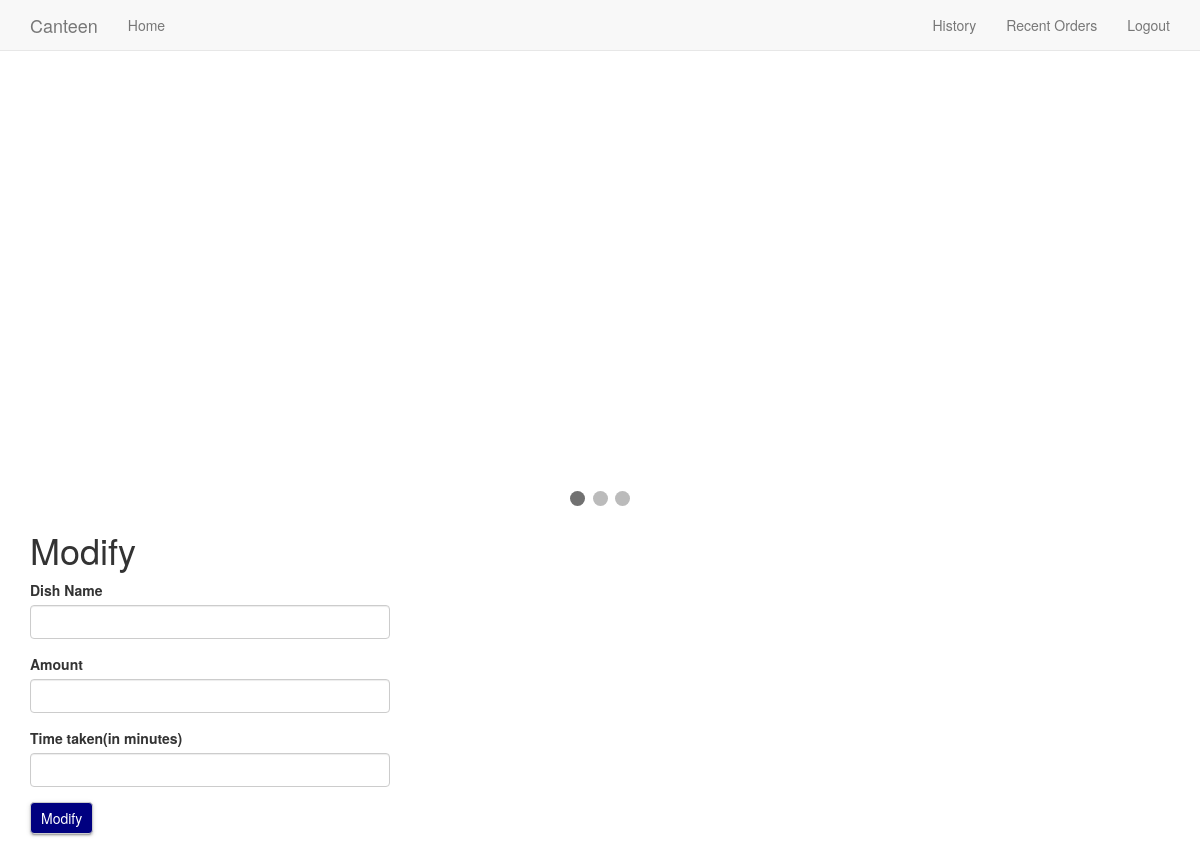
The page /modify/ALOO PARATHA (signed in) on the database as committed earlier.
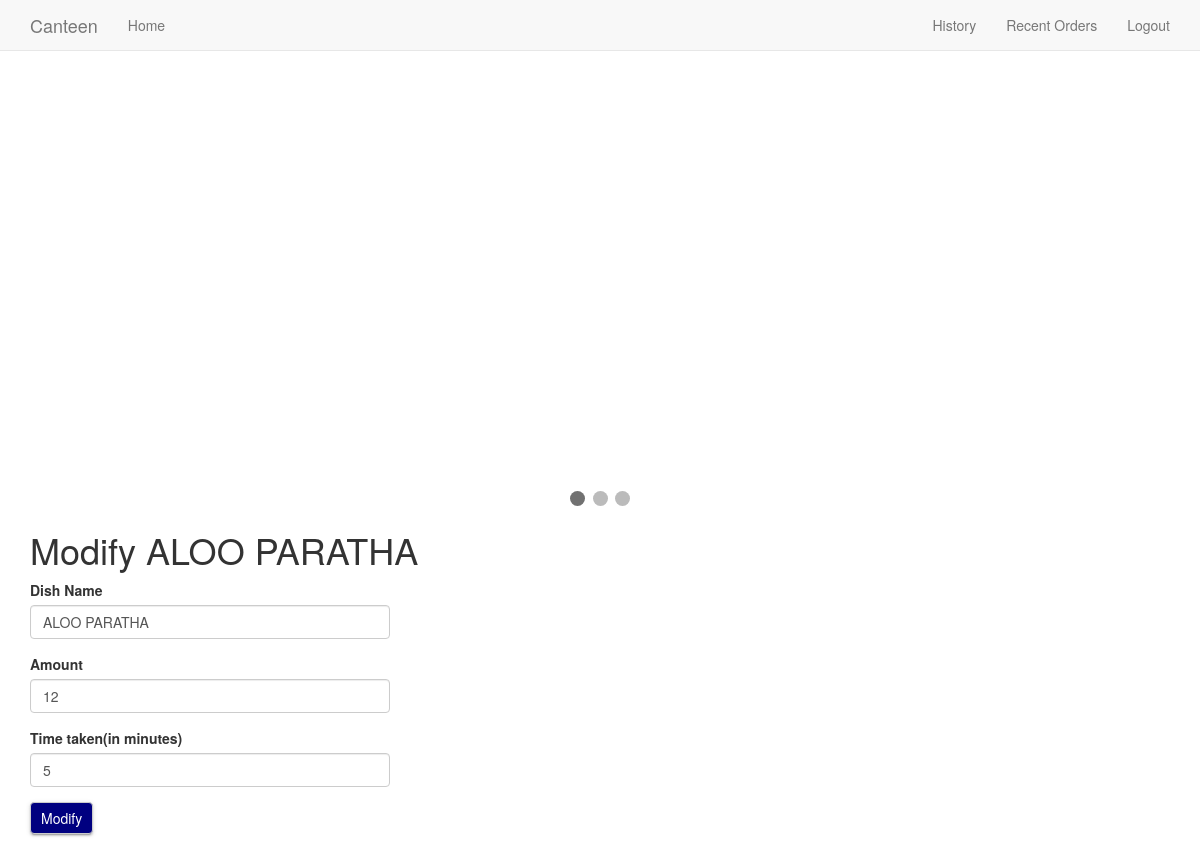
The same page on the database as committed later.
### app/models.py (models this page shows, shortened)
class Dishes(db.Model):
    id = db.Column(db.Integer, primary_key=True)
    dishname = db.Column(db.String(50), index=True, unique=True)
    amount = db.Column(db.Integer)
    timetaken = db.Column(db.Integer)
    quantity = db.Column(db.Integer)
    quantities = db.relationship('Quantity', backref='dish', lazy='dynamic')
    order = db.relationship('Orders', backref='dish', lazy='dynamic')

### app/routes.py (the view, shortened to what this page needs)
@app.route('/modify/<dishname>', methods=['GET', 'POST'])
@login_required
def modify(dishname):
    dish = Dishes.query.filter_by(dishname=dishname).first()
    form = DishForm()
    return render_template('modify.html', form=form, title='Modify', dish=dish)

### app/forms.py (shortened to what this page needs)
class DishForm(FlaskForm):
    dishname = StringField('Dish Name', validators=[DataRequired()])
    amount = IntegerField('Amount', validators=[DataRequired()])
    timetaken = IntegerField('Time taken(in minutes)', validators=[DataRequired()])
    submit = SubmitField('Add')

### app/models.py (called while the page is built)
@login.user_loader
def load_user(id):
    return User.query.get(int(id))

### app/templates/modify.html (shortened to what this page needs)
{% extends "base.html" %}
{% import 'bootstrap/wtf.html' as wtf %}
{% block app_content %}
    <h1>Modify {{ dish.dishname }}</h1>
    <div class="row">
        <div class="col-sm-9 col-md-6 col-lg-4">
            <form class="form" method="post" id="form" class="form" role="form">
                {{ wtf.form_field(form.dishname, value=dish.dishname) }}
                {{ wtf.form_field(form.amount, value=dish.amount) }}
                {{ wtf.form_field(form.timetaken, value=dish.timetaken) }}
                {{ wtf.form_field(form.submit, id="modify_dish", value="Modify") }}
            </form>
        </div>
    </div>
{% endblock %}

Rows that differ between the two databases and show on the page:
now on this page (row edited): Dishes: dishname "ALOO PARATHA", amount "12", timetaken "5"
